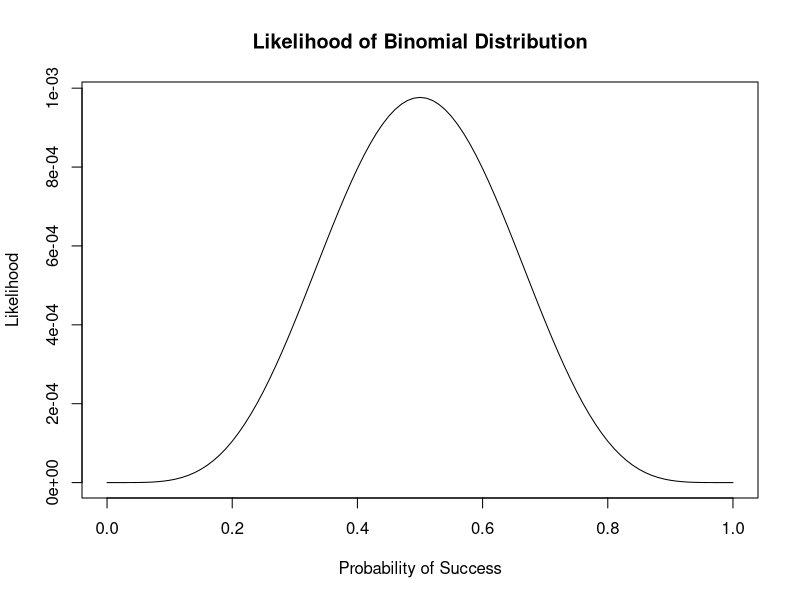

R code for this plot:
## ---- chunk 1
1 + 2 * 3 * 55 - 500 * 500
## ---- chunk 2
#| echo: false
2 * 2 * 3 * 55 
## ---- chunk 3
# Step 1: Define the likelihood function
likelihood <- function(k, n, p) {
  return(p^k * (1-p)^(n-k))
}

# Step 2: Generate example data
k <- 5  # number of successes
n <- 10  # number of trials

# Step 3: Define a range of possible probabilities
p <- seq(0, 1, by = 0.01)

# Step 4: Calculate the likelihood for each possible probability
L <- likelihood(k, n, p)

# Step 5: Plot the likelihood against the possible probabilities
plot(p, L, type = "l", xlab = "Probability of Success", ylab = "Likelihood", main = "Likelihood of Binomial Distribution")
